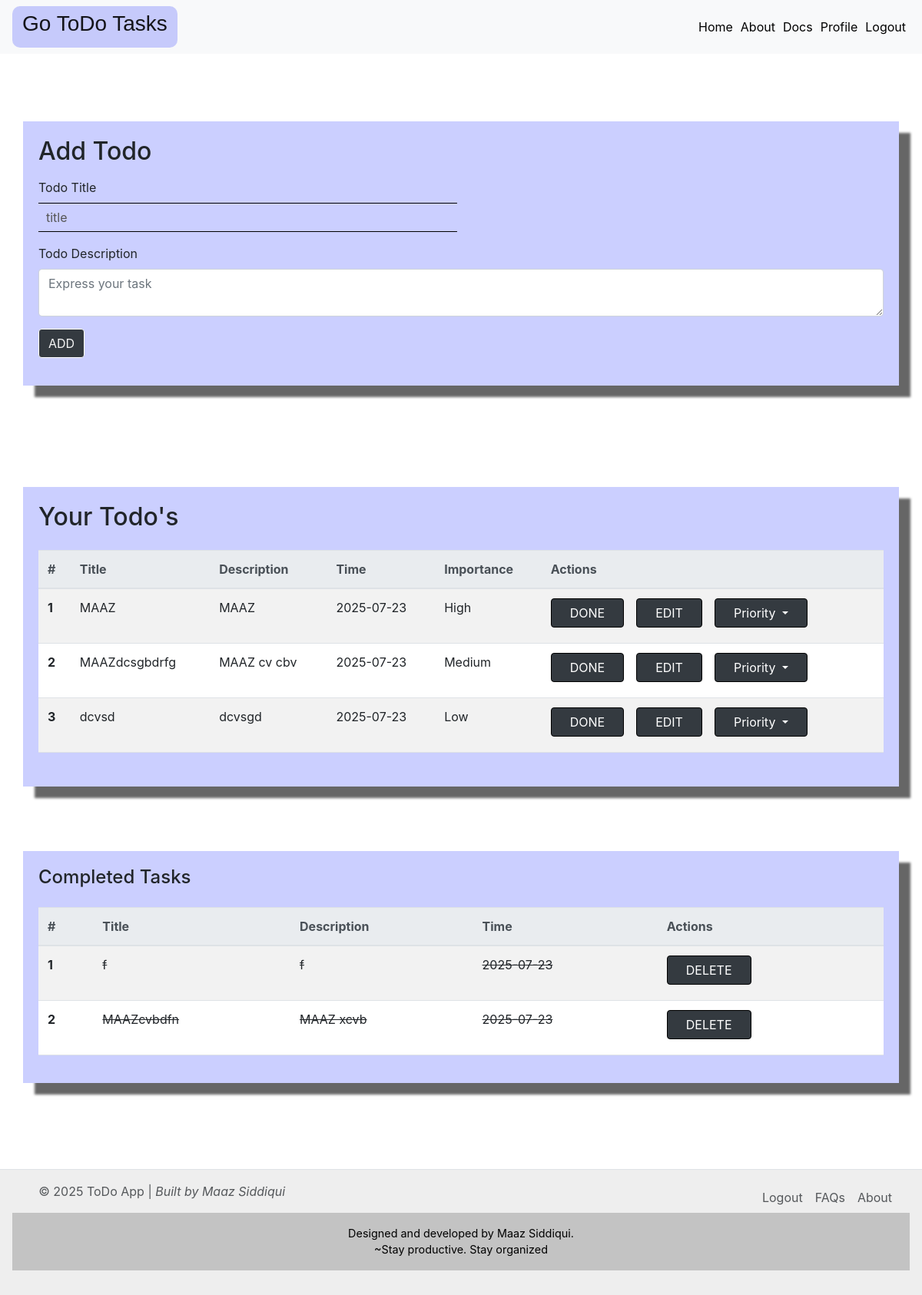
Page / (signed in) on the committed database.
### index.py (models this page shows)
class Todo(db.Model,UserMixin):
    __tablename__ = 'Todo'
    sno = db.Column(db.Integer, primary_key=True)
    title = db.Column(db.String(200), nullable=False)
    content = db.Column(db.String(500), nullable=False)
    user_email = db.Column(db.String(200), nullable=False)
    date = db.Column(db.String, default=str(datetime.utcnow()).split(' ')[0])
    priority = db.Column(db.String(10), default='Low', nullable=False)

class DeletedTodo(db.Model,UserMixin):
    __tablename__ = ' Deleted_Todo'
    id = db.Column(db.Integer, primary_key=True)
    sno = db.Column(db.Integer, nullable=False)
    title = db.Column(db.String(200), nullable=False)
    content = db.Column(db.String(500), nullable=False)
    date = db.Column(db.String, default=str(datetime.utcnow()).split(' ')[0])
    user_email = db.Column(db.String(200), nullable=False)

### index.py (the view, shortened to what this page needs)
@app.route('/', methods=['POST', 'GET'])
def home():
    priority_order = {"High": 1, "Medium": 2, "Low": 3}
    if current_user.is_authenticated:
        all_todo = Todo.query.filter_by(user_email=current_user.email).all()
        all_todo = sorted(all_todo, key=lambda x: priority_order.get(x.priority, 4))
        del_all_todo = DeletedTodo.query.filter_by(user_email=current_user.email).all()
        return render_template(
            'index.html',
            all_todo=all_todo,
            deltodo=del_all_todo,
            current_user=current_user.email,
            logged_in=current_user.is_authenticated
        )

### index.py (called while the page is built)
@login_manager.user_loader
def load_user(user_id):
    return USER_DATABASE.query.get(int(user_id))

### templates/index.html (shortened to what this page needs)
{% extends 'base.html' %}
{% block body %}
<div class="d-flex justify-content-center p-3 my-4">
  <div class="container mt-5 mb-4">
    <form action="/" method="POST">
      <h2 class="mb-3">Add Todo</h2>
      {% if logged_in %}
      <div class="form-row">
        <div class="form-group col-md-6 mb-3">
          <label for="title">Todo Title</label>
          <input required type="text" class="form-control" name="title" id="title" placeholder="title" />
        </div>
      </div>
      <div class="form-group mb-3">
        <label for="desc">Todo Description</label>
        <textarea autocomplete="off" required class="form-control" id="desc" name="desc"
          placeholder="Express your task"></textarea>
      </div>
      <button type="submit" class="addbt btn btn-dark mb-3">ADD</button>
      {% endif %}
    </form>
  </div>
</div>
<br>
{% if logged_in %}
<div class="d-flex justify-content-center p-3 my-4">
  <div class="container mt-1 mb-4">
    <h2 class="mb-4">Your Todo's</h2>
    <div class="table-responsive">
      <table class="table table-striped table-hover mb-4">
        <thead class="thead-light">
          <tr>
            <tr>
            <th scope="col">#</th>
            <th scope="col">Title</th>
            <th scope="col">Description</th>
            <th scope="col">Time</th>
            <th scope="col">Importance</th>
            <th scope="col">Actions</th>
          </tr>
          </tr>
        </thead>
        <tbody>
          {% set x = namespace(value=0) %}
          {% for i in all_todo %}
          {% if i.user_email == current_user %}
          <tr>
            {% set x.value = x.value + 1 %}
            <th scope="row">{{ x.value }}</th>
            <td>{{ i.title }}</td>
            <td>{{ i.content }}</td>
            <td>{{ i.date }}</td>
            <td>{{i.priority.title()}}</td>
            <td>
              <div class="d-flex flex-wrap gap-2">
                <a href="/done/{{ i.sno }}">
                  <button type="button" class="btn btn-dark px-4 d-flex mr-2 mb-2">DONE</button>
                </a>
                <a href="/edit/{{ i.sno }}">
                  <button type="button" class="btn btn-dark px-4 d-flex mr-2 mb-2">EDIT</button>
                </a>
                <div class="dropdown-center">
                  <button class="btn btn-dark px-4  mr-2 mb-2 dropdown-toggle" type="button" data-toggle="dropdown"
                  aria-expanded="false">
                  Priority
                </button>
              </div>
            </div>
          </td>
        </tr>
          {% endif %}
          {% endfor %}
        </tbody>
      </table>
    </div>
    </div>
  </div>
  <div class="d-flex justify-content-center p-3 my-4">
    <div class="container mt-1 mb-4">
      <h4 class="mb-4">Completed Tasks</h4>
      <div class="table-responsive">
        <table class="table table-striped table-hover mb-3">
          <thead class="thead-light">
            <tr>
              <th scope="col">#</th>
              <th scope="col">Title</th>
              <th scope="col">Description</th>
              <th scope="col">Time</th>
              <th scope="col">Actions</th>
            </tr>
          </thead>
          <tbody>
            {% for i in deltodo %}
            {% if i.user_email == current_user %}
            <tr>
              <th scope="row">{{ loop.index }}</th>
              <td><s>{{ i.title }}</s></td>
              <td><s>{{ i.content }}</s></td>
              <td><s>{{ i.date }}</s></td>
              <td>
                <div class="d-flex flex-wrap gap-2">
                  <a href="/deldone/{{ i.sno }}">
                    <button type="button" class="btn btn-dark px-4 d-flex mr-2 mb-2">DELETE</button>
                  </a>
                </div>
              </td>
            </tr>
          {% endif %}
          {% endfor %}
        </tbody>
      </table>
    </div>
    </div>
  </div>
  {% else %}
  <div class="d-flex justify-content-center p-3 my-4">
    <div class="container mt-1 mb-4">
      <h2 class="alert alert-dark mt-4" role="alert" style="background-color: rgba(0, 21, 255, 0.205);"> Log in or Sign up now to — Manage, Update, and Track your tasks </h2>
  </div>
</div>
{% endif %}
{% endblock %}

### templates/base.html (shortened to what this page needs)
<!DOCTYPE html>
<html lang="en">
<head>
  <link href="https://cdn.jsdelivr.net/npm/bootstrap@5.3.0/dist/css/bootstrap.min.css" rel="stylesheet">
  <link rel="stylesheet" href="https://cdn.jsdelivr.net/npm/bootstrap@4.1.3/dist/css/bootstrap.min.css"
 />
  <link rel="stylesheet" href="{{url_for('static',filename='style.css')}}" />
</head>
<body>
  <nav class="navbar navbar-expand-lg navbar-light bg-light">
    <a class="navbar-brand" href="/">
      <h3>Go ToDo Tasks</h3>
    </a>
    <div class="collapse navbar-collapse" id="navbarSupportedContent">
      <ul class="navbar-nav ml-auto">
        <li class="nav-item active">
          <a class="nav-links" href="/">Home <span class="sr-only">(current)</span></a>
        </li>
        <li class="nav-item">
          <a class="nav-links" href="/about">About</a>
        </li>
        <li class="nav-item">
          <a class="nav-links" href="/docs">Docs</a>
        </li>
        {% if logged_in %}
        <li class="nav-item">
          <a class="nav-links" href="/profile">Profile</a>
        </li>
        <li class="nav-item">
          <a class="nav-links" href="/logout">Logout</a>
        </li>
        {% endif %}
      </ul>
    </div>
  </nav>
  {% block body %} {% endblock %}
</body>
<br><br>
<footer class="d-flex flex-wrap  border-top">
  <p class="col-md-4 mb-0 text-body-secondary">
    &COPY; 2025 ToDo App | <i>Built by Maaz Siddiqui</i>
  </p>
  <a href="/"
    class="col-md-4 d-flex align-items-center justify-content-center mb-3 mb-md-0 me-md-auto link-body-emphasis text-decoration-none"
    aria-label="Bootstrap">
    <svg class="bi me-2" width="40" height="32" aria-hidden="true">
      <use xlink:href="#bootstrap"></use>
    </svg>
  </a>
  <ul class="nav col-md-4 justify-content-end">
    <li class="nav-item">
          <a  class="nav-link px-2 text-body-secondary" href="/logout">Logout</a>
        </li>
    <li class="nav-item">
      <a href="/docs" class="nav-link px-2 text-body-secondary">FAQs</a>
    </li>
    <li class="nav-item">
      <a href="/Profile" class="nav-link px-2 text-body-secondary">About</a>
    </li>
  </ul>
  <blockquote class="footertext">
    Designed and developed by Maaz Siddiqui.<br />~Stay productive. Stay
    organized
  </blockquote>
</footer>
</html>

### static/style.css (style rules this page uses)
* { box-sizing: border-box; }
.container { padding :20px; margin-top: 2.5rem; margin-bottom: 2.5rem; background-color: rgba(0, 21, 255, 0.205); justify-content: center; box-shadow: 15px 15px 3px rgba(0, 0, 0, 0.6); }
.btn { color: rgb(255, 255, 255); border: 1px solid black; border-radius: 4px; }
.addbt { color: whitesmoke; border: 1px solid white; border-radius: 4px; }
footer { width: 100%; background-color: rgba(172, 172, 172, 0.205); text-align: center; padding: 1rem; }
input[type="text"],textarea { border: none; border-top: 1px solid #000; border-bottom: 1px solid #000; border-radius: 0%; outline: none; background-color: transparent; padding: 8px 10px; font-size: 1rem; }
input[type="text"]::placeholder { color: #555; opacity: 1; }

### templates/base.html (style rules this page uses)
.nav-links { padding: 5px; color: black; transition: all 0.2s ease-in-out; }
.footertext { text-align: center; background-color: rgba(128, 128, 128, 0.393); padding: 1rem; font-size: 0.9rem; color: #000; position: relative; bottom: 0; width: 100%; }
.navbar-brand { background-color: rgba(0, 21, 255, 0.205); font-family: 'Lucida Sans', 'Lucida Sans Regular', 'Lucida Grande', 'Lucida Sans Unicode', Geneva, Verdana, sans-serif; font-size: 1.1rem; border-radius: 10px; padding-bottom: 6px; padding-top: 6px; padding-left: 13px; padding-right: 13px; transition: all 0.3s ease-in-out; }

### rows in the picture
Todo: value "1", title "MAAZ", content "MAAZ", date "2025-07-23", priority "High"
Todo: value "2", title "MAAZdcsgbdrfg", content "MAAZ cv cbv", date "2025-07-23", priority "Medium"
Todo: value "3", title "dcvsd", content "dcvsgd", date "2025-07-23", priority "Low"
DeletedTodo: title "f", content "f", date "2025-07-23"
DeletedTodo: title "MAAZcvbdfn", content "MAAZ xcvb", date "2025-07-23"
